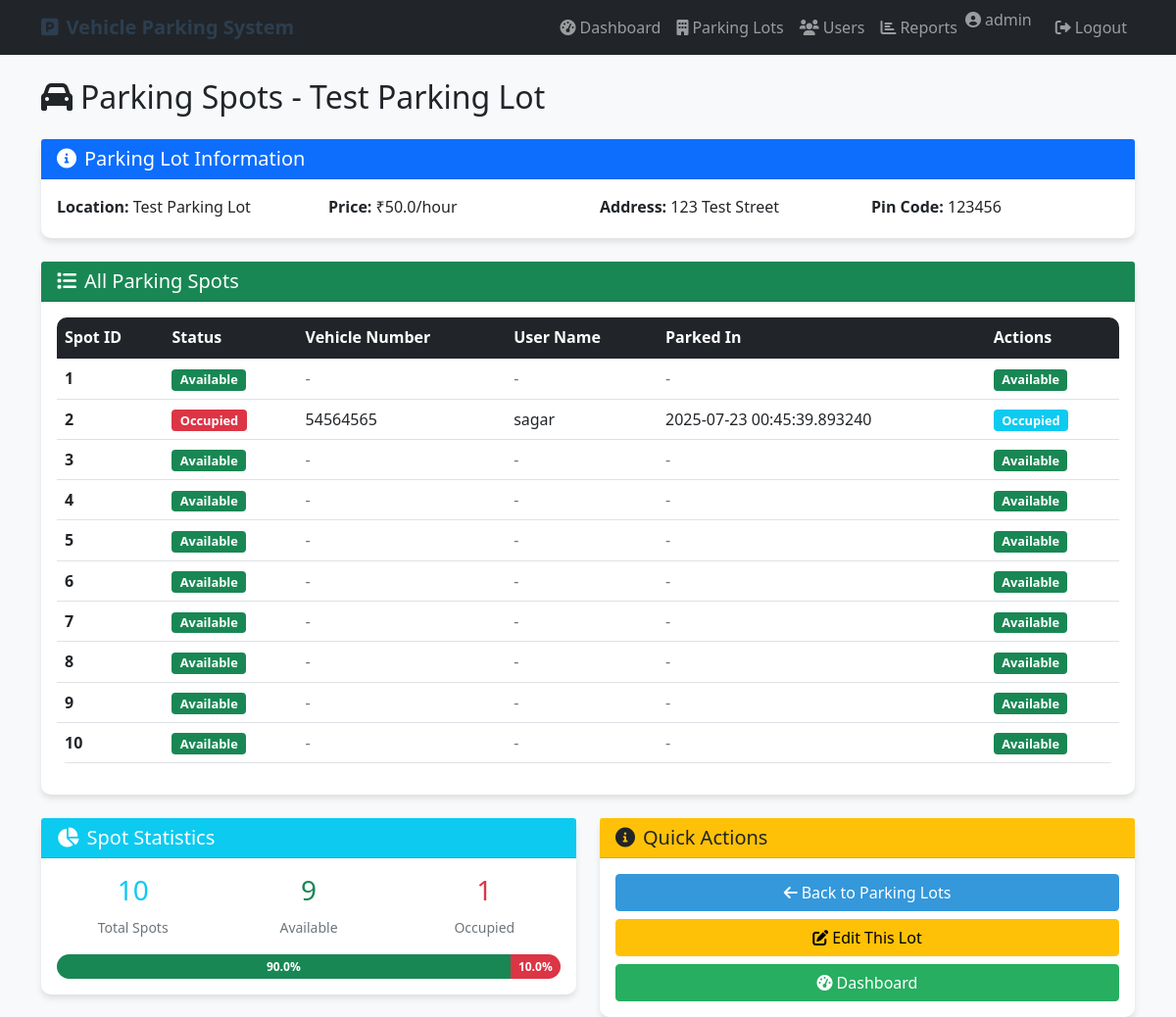
The page /admin/parking-spots/1 (signed in) on the database its author committed.
### tables this page shows
CREATE TABLE parking_lots (
            id INTEGER PRIMARY KEY AUTOINCREMENT,
            prime_location_name TEXT NOT NULL,
            price REAL NOT NULL,
            address TEXT NOT NULL,
            pin_code TEXT NOT NULL,
            maximum_number_of_spots INTEGER NOT NULL
        );

CREATE TABLE parking_spots (
            id INTEGER PRIMARY KEY AUTOINCREMENT,
            lot_id INTEGER NOT NULL,
            status TEXT DEFAULT 'A',
            FOREIGN KEY (lot_id) REFERENCES parking_lots (id)
        );

CREATE TABLE reservations (
            id INTEGER PRIMARY KEY AUTOINCREMENT,
            spot_id INTEGER NOT NULL,
            user_id INTEGER NOT NULL,
            vehicle_number TEXT NOT NULL,
            parking_timestamp DATETIME NOT NULL,
            leaving_timestamp DATETIME,
            parking_cost REAL,
            status TEXT DEFAULT 'active',
            FOREIGN KEY (spot_id) REFERENCES parking_spots (id),
            FOREIGN KEY (user_id) REFERENCES users (id)
        );

CREATE TABLE users (
            id INTEGER PRIMARY KEY AUTOINCREMENT,
            username TEXT UNIQUE NOT NULL,
            email TEXT UNIQUE NOT NULL,
            password TEXT NOT NULL,
            full_name TEXT NOT NULL,
            address TEXT,
            pin_code TEXT,
            mobile TEXT,
            role TEXT DEFAULT 'user'
        );

### controllers/admin_controller.py (the view)
    def decorated_function(*args, **kwargs):
        if 'role' not in session or session['role'] != 'admin':
            flash('Access denied. Admin privileges required.', 'error')
            return redirect(url_for('login'))
        return f(*args, **kwargs)

### controllers/admin_controller.py (called while the page is built)
def admin_required(f):
    def decorated_function(*args, **kwargs):
        if 'role' not in session or session['role'] != 'admin':
            flash('Access denied. Admin privileges required.', 'error')
            return redirect(url_for('login'))
        return f(*args, **kwargs)
    decorated_function.__name__ = f.__name__
    return decorated_function

### templates/admin/parking_spots.html (shortened to what this page needs)
{% extends "base.html" %}
{% block content %}
<div class="row">
    <div class="col-12">
        <h2 class="mb-4">
            <i class="fas fa-car me-2"></i>Parking Spots - {{ parking_lot[1] }}
        </h2>
    </div>
</div>
<div class="row">
    <div class="col-12">
        <div class="card">
            <div class="card-header bg-primary text-white">
                <h5 class="mb-0">
                    <i class="fas fa-info-circle me-2"></i>Parking Lot Information
                </h5>
            </div>
            <div class="card-body">
                <div class="row">
                    <div class="col-md-3">
                        <p class="mb-1"><strong>Location:</strong> {{ parking_lot[1] }}</p>
                    </div>
                    <div class="col-md-3">
                        <p class="mb-1"><strong>Price:</strong> ₹{{ parking_lot[2] }}/hour</p>
                    </div>
                    <div class="col-md-3">
                        <p class="mb-1"><strong>Address:</strong> {{ parking_lot[3] }}</p>
                    </div>
                    <div class="col-md-3">
                        <p class="mb-1"><strong>Pin Code:</strong> {{ parking_lot[4] }}</p>
                    </div>
                </div>
            </div>
        </div>
    </div>
</div>
<div class="row mt-4">
    <div class="col-12">
        <div class="card">
            <div class="card-header bg-success text-white">
                <h5 class="mb-0">
                    <i class="fas fa-list me-2"></i>All Parking Spots
                </h5>
            </div>
            <div class="card-body">
                {% if parking_spots %}
                    <div class="table-responsive">
                        <table class="table table-hover">
                            <thead class="table-dark">
                                <tr>
                                    <th>Spot ID</th>
                                    <th>Status</th>
                                    <th>Vehicle Number</th>
                                    <th>User Name</th>
                                    <th>Parked In</th>
                                    <th>Actions</th>
                                </tr>
                            </thead>
                            <tbody>
                                {% for spot in parking_spots %}
                                <tr>
                                    <td><strong>{{ spot[0] }}</strong></td>
                                    <td>
                                        {% if spot[2] == 'A' %}
                                            <span class="badge bg-success">Available</span>
                                        {% else %}
                                            <span class="badge bg-danger">Occupied</span>
                                        {% endif %}
                                    </td>
                                    <td>
                                        {% if spot[3] %}
                                            {{ spot[3] }}
                                        {% else %}
                                            <span class="text-muted">-</span>
                                        {% endif %}
                                    </td>
                                    <td>
                                        {% if spot[5] %}
                                            {{ spot[5] }}
                                        {% else %}
                                            <span class="text-muted">-</span>
                                        {% endif %}
                                    </td>
                                    <td>
                                        {% if spot[4] %}
                                            {{ spot[4] }}
                                        {% else %}
                                            <span class="text-muted">-</span>
                                        {% endif %}
                                    </td>
                                    <td>
                                        {% if spot[2] == 'O' %}
                                            <span class="badge bg-info">Occupied</span>
                                        {% else %}
                                            <span class="badge bg-success">Available</span>
                                        {% endif %}
                                    </td>
                                </tr>
                                {% endfor %}
                            </tbody>
                        </table>
                    </div>
                {% else %}
                    <div class="text-center py-4">
                        <i class="fas fa-car fa-3x text-muted mb-3"></i>
                        <h5 class="text-muted">No Parking Spots Found</h5>
                        <p class="text-muted">No parking spots have been created for this lot.</p>
                    </div>
                {% endif %}
            </div>
        </div>
    </div>
</div>
{% if parking_spots %}
<div class="row mt-4">
    <div class="col-md-6">
        <div class="card">
            <div class="card-header bg-info text-white">
                <h5 class="mb-0">
                    <i class="fas fa-chart-pie me-2"></i>Spot Statistics
                </h5>
            </div>
            <div class="card-body">
                {% set total_spots = parking_spots | length %}
                {% set available_spots = parking_spots | selectattr(2, 'equalto', 'A') | list | length %}
                {% set occupied_spots = total_spots - available_spots %}
                <div class="row text-center">
                    <div class="col-4">
                        <h3 class="text-info">{{ total_spots }}</h3>
                        <small class="text-muted">Total Spots</small>
                    </div>
                    <div class="col-4">
                        <h3 class="text-success">{{ available_spots }}</h3>
                        <small class="text-muted">Available</small>
                    </div>
                    <div class="col-4">
                        <h3 class="text-danger">{{ occupied_spots }}</h3>
                        <small class="text-muted">Occupied</small>
                    </div>
                </div>
                {% if total_spots > 0 %}
                <div class="progress mt-3">
                    <div class="progress-bar bg-success" style="width: {{ (available_spots / total_spots * 100) | round(1) }}%">
                        {{ (available_spots / total_spots * 100) | round(1) }}%
                    </div>
                    <div class="progress-bar bg-danger" style="width: {{ (occupied_spots / total_spots * 100) | round(1) }}%">
                        {{ (occupied_spots / total_spots * 100) | round(1) }}%
                    </div>
                </div>
                {% endif %}
            </div>
        </div>
    </div>
    <div class="col-md-6">
        <div class="card">
            <div class="card-header bg-warning text-dark">
                <h5 class="mb-0">
                    <i class="fas fa-info-circle me-2"></i>Quick Actions
                </h5>
            </div>
            <div class="card-body">
                <div class="d-grid gap-2">
                    <a href="{{ url_for('admin.admin_parking_lots') }}" class="btn btn-primary">
                        <i class="fas fa-arrow-left me-1"></i>Back to Parking Lots
                    </a>
                    <a href="{{ url_for('admin.edit_parking_lot', lot_id=parking_lot[0]) }}" class="btn btn-warning">
                        <i class="fas fa-edit me-1"></i>Edit This Lot
                    </a>
                    <a href="{{ url_for('admin.admin_dashboard') }}" class="btn btn-success">
                        <i class="fas fa-tachometer-alt me-1"></i>Dashboard
                    </a>
                </div>
            </div>
        </div>
    </div>
</div>
{% endif %}
{% endblock %}

### templates/base.html (shortened to what this page needs)
<!DOCTYPE html>
<html lang="en">
<head>
    <link href="https://cdn.jsdelivr.net/npm/bootstrap@5.1.3/dist/css/bootstrap.min.css" rel="stylesheet">
    <link href="https://cdnjs.cloudflare.com/ajax/libs/font-awesome/6.0.0/css/all.min.css" rel="stylesheet">
    <link href="{{ url_for('static', filename='css/style.css') }}" rel="stylesheet">
</head>
<body>
    <nav class="navbar navbar-expand-lg navbar-dark bg-dark">
        <div class="container">
            <a class="navbar-brand" href="{{ url_for('index') }}">
                <i class="fas fa-parking me-2"></i>Vehicle Parking System
            </a>
            <div class="collapse navbar-collapse" id="navbarNav">
                <ul class="navbar-nav ms-auto">
                    {% if session.user_id %}
                        {% if session.role == 'admin' %}
                            <li class="nav-item">
                                <a class="nav-link" href="{{ url_for('admin.admin_dashboard') }}">
                                    <i class="fas fa-tachometer-alt me-1"></i>Dashboard
                                </a>
                            </li>
                            <li class="nav-item">
                                <a class="nav-link" href="{{ url_for('admin.admin_parking_lots') }}">
                                    <i class="fas fa-building me-1"></i>Parking Lots
                                </a>
                            </li>
                            <li class="nav-item">
                                <a class="nav-link" href="{{ url_for('admin.admin_users') }}">
                                    <i class="fas fa-users me-1"></i>Users
                                </a>
                            </li>
                            <li class="nav-item">
                                <a class="nav-link" href="{{ url_for('admin.admin_reports') }}">
                                    <i class="fas fa-chart-bar me-1"></i>Reports
                                </a>
                            </li>
                        {% endif %}
                        <li class="nav-item">
                            <span class="navbar-text me-3">
                                <i class="fas fa-user-circle me-1"></i>{{ session.username }}
                            </span>
                        </li>
                        <li class="nav-item">
                            <a class="nav-link" href="{{ url_for('logout') }}">
                                <i class="fas fa-sign-out-alt me-1"></i>Logout
                            </a>
                        </li>
                    {% endif %}
                </ul>
            </div>
        </div>
    </nav>
    <div class="container mt-4">
        {% block content %}{% endblock %}
    </div>
</body>
</html>

### static/css/style.css (style rules this page uses)
body { background-color: #f8f9fa; }
.navbar-brand { font-weight: bold; color: #2c3e50 !important; }
.card { box-shadow: 0 4px 6px rgba(0, 0, 0, 0.1); border: none; border-radius: 10px; transition: transform 0.2s ease-in-out; }
.btn-primary { background-color: #3498db; border-color: #3498db; }
.btn-success { background-color: #27ae60; border-color: #27ae60; }
.table { border-radius: 10px; overflow: hidden; }
.progress { height: 25px; border-radius: 15px; }
.progress-bar { line-height: 25px; font-weight: bold; }
.badge { font-size: 0.8em; }
.card { animation: fadeIn 0.5s ease-in-out; }

### templates/base.html (style rules this page uses)
.navbar-brand { font-weight: bold; color: #2c3e50 !important; }
.card { box-shadow: 0 4px 6px rgba(0, 0, 0, 0.1); border: none; border-radius: 10px; }
.btn-primary { background-color: #3498db; border-color: #3498db; }
.table { border-radius: 10px; overflow: hidden; }

### rows shown on the page
parking_lots: prime_location_name "Test Parking Lot", price "50.0", address "123 Test Street", pin_code "123456"
parking_spots: id "1", status "Available"
reservations: spot "2", shows "Occupied", vehicle_number "54564565", full_name "sagar", parking_timestamp "2025-07-23 00:45:39.893240"
parking_spots: id "3", status "Available"
parking_spots: id "4", status "Available"
parking_spots: id "5", status "Available"
parking_spots: id "6", status "Available"
parking_spots: id "7", status "Available"
parking_spots: id "8", status "Available"
parking_spots: id "9", status "Available"
parking_spots: id "10", status "Available"

### other values the page prints
{{ session.username }} "admin"
{{ total_spots }} "10"
{{ available_spots }} "9"
{{ occupied_spots }} "1"
{{ (available_spots / total_spots * 100) | round(1) }} "90.0"
{{ (occupied_spots / total_spots * 100) | round(1) }} "10.0"
